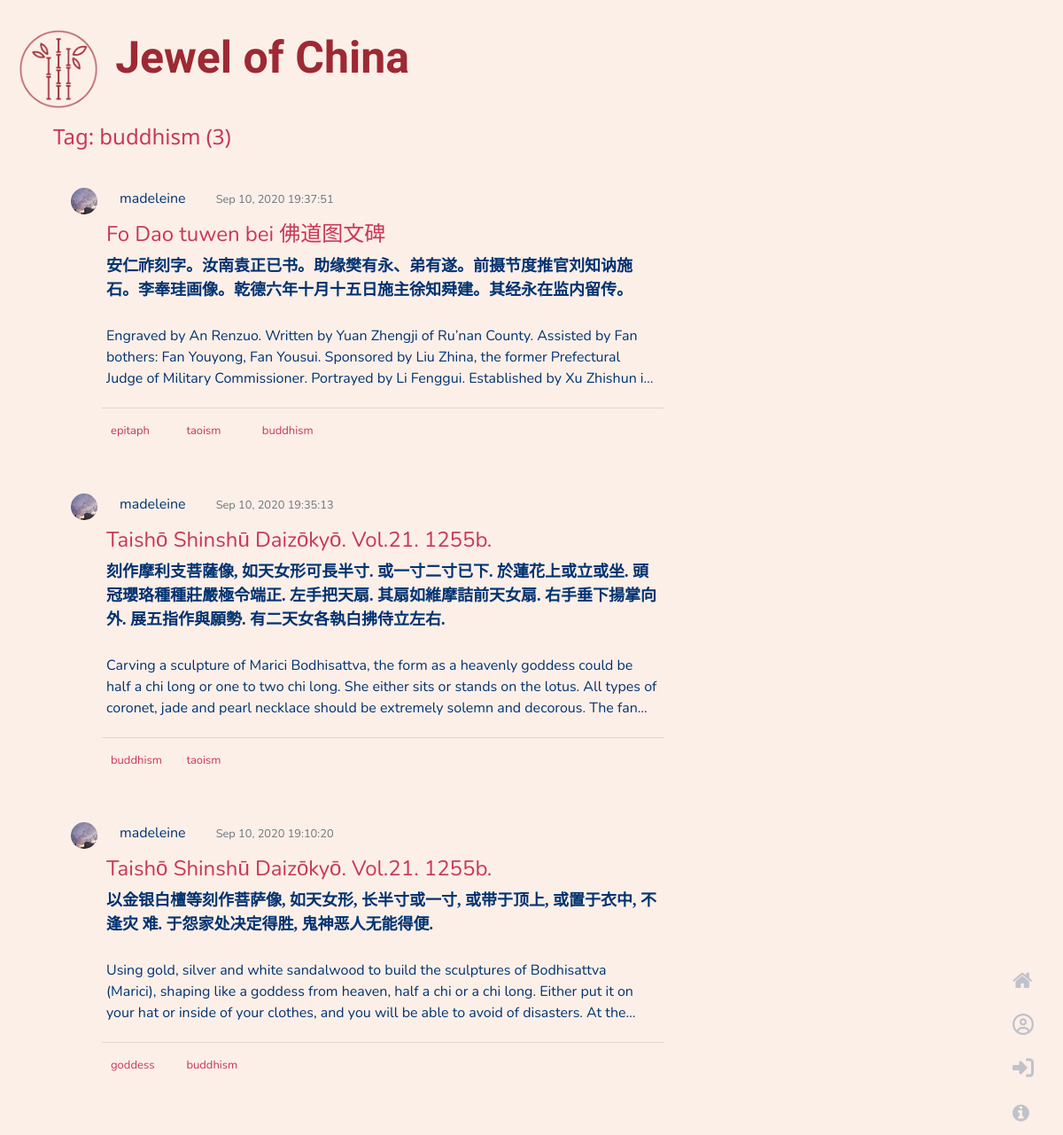
The app's page /tag/buddhism with its own data.
### flaskwebsite/models.py (models this page shows, shortened)
class Tag(db.Model):
    tag_id = db.Column(db.Integer, primary_key=True)
    name = db.Column(db.String(20))

class Post(db.Model):
    post_id = db.Column(db.Integer, primary_key=True)
    title = db.Column(db.String(100), nullable=False)
    date_posted = db.Column(db.DateTime, nullable=False, default=datetime.utcnow)
    chinese_content = db.Column(db.Text, nullable=False)
    content = db.Column(db.Text, nullable=False)
    user_id = db.Column(db.Integer, db.ForeignKey('user.id'), nullable=False)
    tags = db.relationship('Tag', secondary=tags, backref=db.backref('post_tags', lazy='dynamic'))

class User(db.Model, UserMixin):
    id = db.Column(db.Integer, primary_key=True)
    username = db.Column(db.String(20), unique=True, nullable=False)
    email = db.Column(db.String(120), unique=True, nullable=False)
    image_file = db.Column(db.String(20), nullable=False, default='default.jpg')
    password = db.Column(db.String(60), nullable=False)
    posts = db.relationship('Post', backref='author', lazy=True)

### flaskwebsite/routes.py (the view)
@app.route('/tag/<tag>')
def search_tag(tag):
    page = request.args.get('page', 1, type=int)
    tag = Tag.query.filter_by(name=tag).first_or_404()
    name = tag.name
    posts = tag.post_tags.order_by(Post.date_posted.desc())\
        .paginate(page=page, per_page=5)
    return render_template('tag.html', tag_name=name, posts=posts)

### flaskwebsite/templates/tag.html
{% extends "layout.html" %}
{% block content %}
<div class="container">
    <div class="col-lg-8 mb-5">
        <div class="post-section">Tag: {{ tag_name }} ({{posts.total}})</div>
            {% for post in posts.items %}
                <article class="media post">
                    <img class="rounded-circle article-img" src="{{url_for('static',
                     filename='profile_pics/' + post.author.image_file)}}">
                    <div class="media-body">
                        <div class="article-metadata">
                            <a class="article-author" href="#">{{ post.author.username }}</a>
                            <small class="text-muted">{{ post.date_posted.strftime('%b %d, %Y %X')}}</small>
                        </div>
                            <a class="article-title" href="{{url_for('post', post_id=post.post_id)}}">{{ post.title }}</a>
                            <p class="chinese limit">{{ post.chinese_content }}</p>
                            <p class="article-content limit">{{ post.content }}</p>
                        <hr>
                        <div class="row">
                                {% for tag in post.tags %}
                                    <a href="{{ url_for('search_tag', tag=tag.name)}}" class="col-sm-1 tag">
                                    {{ tag.name }}
                                {% endfor %}
                            </a>
                        </div>
                    </div>
                </article>
            {% endfor %}
    </div>
</div>
{% endblock %}

### flaskwebsite/static/main.css (style rules this page uses)
:root { --bgcolor: #FCEFE8; --primary: #c93756; --secendory: #003371; --third: #9d2933; --chinese: "KaiTi"; --english: "Nunito"; --title: "La Belle Aurore"; --sub-title: "Noto Sans"; }
body { background-color: var(--bgcolor); background-image: url("https://www.transparenttextures.com/patterns/rice-paper-2.png"); color: var(--secendory); font-family: var(--english), sans-serif; }
img { max-width: 100%; height: auto; }
.post-section { font-size: x-large; color: var(--primary); font-family: var(--sub-title), sans-serif; }
.post { background-color: var(--bgcolor); border-radius: 10px; margin-bottom: 20px; margin-top: 20px; padding: 20px; }
.article-author { color: var(--secendory); margin-left: 20px; margin-right: 30px; padding-bottom: 50px; }
.article-metadata { padding-bottom: 10px; }
.article-title { padding: 5px; color: var(--primary); font-size: x-large; }
.chinese { font-family: var(--chinese); font-size: large; font-weight: bold; padding: 5px; }
.article-content { padding: 5px; font-family: var(--english); }
.limit { display: -webkit-box; -webkit-line-clamp: 3; -webkit-box-orient: vertical; overflow: hidden; text-overflow: ellipsis; line-height: 1.5em; max-height: 6em; }
.article-img { height: 30px; width: 30px; margin-right: 5px; margin-bottom: 1px; }
.tag { font-size: small; color: var(--primary); margin-right: 20px; margin-left: 10px; }

### records on screen
Tag: name "buddhism"
Post: image_file (picture), author.username "madeleine", date_posted "Sep 10, 2020 19:37:51", title "Fo Dao tuwen bei 佛道图文碑", chinese_content "安仁祚刻字。汝南袁正已书。助缘樊有永、弟有遂。前摄节度推官刘知讷施石。李奉珪画像。乾德六年十月十五日施主徐知舜建。其经永在监内留传。", content "Engraved by An Renzuo. Written by Yuan Zhengji of Ru’nan County. Assisted by Fan bothers: Fan Youyong, Fan Yousui. Sponsored by Liu Zhina, the former Prefectural Judge of Military Commissioner. Portrayed by Li Fenggui. Established by Xu Zhishun…"
Tag: name "epitaph"
Tag: name "taoism"
Post: image_file (picture), author.username "madeleine", date_posted "Sep 10, 2020 19:35:13", title "Taishō Shinshū Daizōkyō. Vol.21. 1255b.", chinese_content "刻作摩利支菩薩像, 如天女形可長半寸. 或一寸二寸已下. 於蓮花上或立或坐. 頭冠瓔珞種種莊嚴極令端正. 左手把天扇. 其扇如維摩詰前天女扇. 右手垂下揚掌向外. 展五指作與願勢. 有二天女各執白拂侍立左右.", content "Carving a sculpture of Marici Bodhisattva, the form as a heavenly goddess could be half a chi long or one to two chi long. She either sits or stands on the lotus. All types of coronet, jade and pearl necklace should be extremely solemn and decorous. The…"
Post: image_file (picture), author.username "madeleine", date_posted "Sep 10, 2020 19:10:20", title "Taishō Shinshū Daizōkyō. Vol.21. 1255b.", chinese_content "以金银白檀等刻作菩萨像, 如天女形, 长半寸或一寸, 或带于顶上, 或置于衣中, 不逢灾 难. 于怨家处决定得胜, 鬼神恶人无能得便.", content "Using gold, silver and white sandalwood to build the sculptures of Bodhisattva (Marici), shaping like a goddess from heaven, half a chi or a chi long. Either put it on your hat or inside of your clothes, and you will be able to avoid of disasters. At…"
Tag: name "goddess"

### other values on screen
{{ posts.total }} "3"
